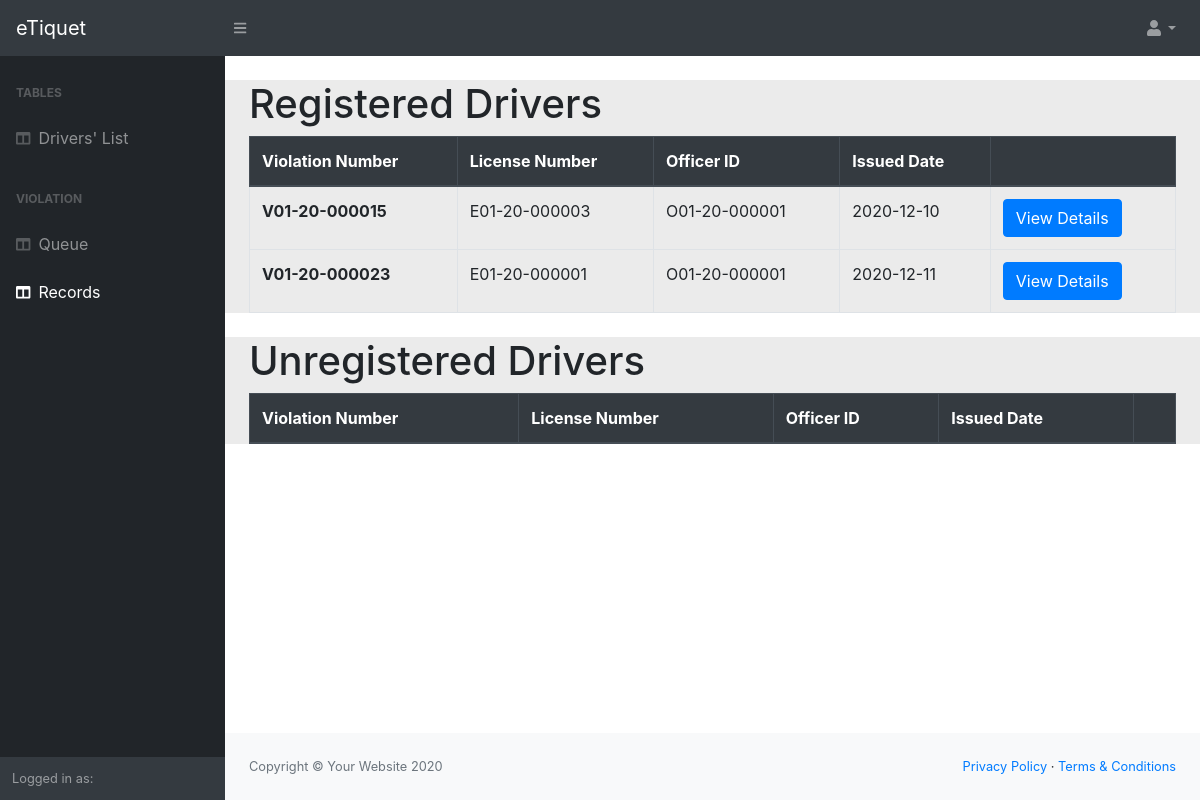
The page /dist/officeView/violationRec.php (signed in) on the database its author committed.
### tables this page shows
CREATE TABLE `tbl_driverviolation` (
  `id` int(11) NOT NULL,
  `violationNumber` varchar(100) NOT NULL,
  `licenseNumber` varchar(100) NOT NULL,
  `staffID` varchar(100) NOT NULL,
  `violationID` varchar(100) NOT NULL,
  `plateNumber` varchar(100) NOT NULL,
  `name` varchar(100) NOT NULL,
  `apprehensionPlace` varchar(300) NOT NULL,
  `confiscatedItem` varchar(100) NOT NULL,
  `remarks` varchar(100) NOT NULL DEFAULT 'Unpaid',
  `issuedDate` date NOT NULL,
  `dueDate` date NOT NULL
);

### dist/officeView/violationRec.php (the view, shortened to what this page needs)
<?php
$conn = OpenCon();
?>
<!DOCTYPE html>
<html lang="en">
<head>
    <link href="../css/styles.css" rel="stylesheet" />
    <link href="https://cdn.datatables.net/1.10.20/css/dataTables.bootstrap4.min.css" rel="stylesheet" />
</head>
<body class="sb-nav-fixed">
    <nav class="sb-topnav navbar navbar-expand navbar-dark bg-dark">
        <a class="navbar-brand" href="driverTable.php">eTiquet</a>
        <button class="btn btn-link btn-sm order-1 order-lg-0" id="sidebarToggle" href="#"><i class="fas fa-bars"></i></button>
        <ul class="navbar-nav ml-auto ml-md-0">
            <li class="nav-item dropdown">
                <a class="nav-link dropdown-toggle" id="userDropdown" href="#" role="button" data-toggle="dropdown" aria-haspopup="true" aria-expanded="false"><i class="fas fa-user fa-fw"></i></a>
            </li>
        </ul>
    </nav>
    <div id="layoutSidenav">
        <div id="layoutSidenav_nav">
            <nav class="sb-sidenav accordion sb-sidenav-dark" id="sidenavAccordion">
                <div class="sb-sidenav-menu">
                    <div class="nav">
                        <div class="sb-sidenav-menu-heading">Tables</div>
                        <a class="nav-link" href="driverTable.php">
                            <div class="sb-nav-link-icon"><i class="fas fa-columns"></i></div>
                            Drivers' List
                        </a>
                        <div class="sb-sidenav-menu-heading">Violation</div>
                        <a class="nav-link" href="payQueue.php">
                            <div class="sb-nav-link-icon"><i class="fas fa-columns"></i></div>
                            Queue
                        </a>
                        <a class="nav-link" href="violationRec.php">
                            <div class="sb-nav-link-icon"><i class="fas fa-columns"></i></div>
                            Records
                        </a>
                    </div>
                </div>
                <div class="sb-sidenav-footer">
                    <div class="small">Logged in as:</div>
                </div>
            </nav>
        </div>
        <div id="layoutSidenav_content">
            <main>
            <div class="container-fluid" style="background-color: rgb(235, 235, 235);">
                    <h1 class="mt-4">Registered Drivers</h1>
                    <table class="table table-bordered" id="dataTable" width="100%" cellspacing="0">
                        <thead class="thead-dark">
                            <tr>
                                <th scope="col">Violation Number</th>
                                <th scope="col">License Number</th>
                                <th scope="col">Officer ID</th>
                                <th scope="col">Issued Date</th>
                                <th scope="col"></th>
                            </tr>
                        </thead>
                        <tbody>
                            <?php
                            $sql = "select * from tbl_driverviolation where remarks = 'paid';";
                            $result = mysqli_query($conn, $sql);
                            $rows = array();
                            $ctr = 0;
                            $violationNum = "";
                            while ($r = mysqli_fetch_assoc($result)) {
                                $rows[] = $r;
                                if (!(strcmp($violationNum, $rows[$ctr]["violationNumber"]) == 0)) {
                            ?>
                                    <tr>
                                        <th scope="row"><?php echo $rows[$ctr]["violationNumber"]; ?>
                                        </th>
                                        <td><?php echo $rows[$ctr]["licenseNumber"]; ?></td>
                                        <td><?php echo $rows[$ctr]["staffID"]; ?></td>
                                        <td><?php echo $rows[$ctr]["issuedDate"]; ?></td>
                                        <td>
                                            <button id=' ' value='' data-toggle="modal" data-target=<?php echo '\'#' . $rows[$ctr]["violationNumber"] . '\''; ?> type='button' class="btn btn-primary">View Details</button>
                                        <?php
                                    }
                                        ?>
                                        </td>
                                    </tr>
                                <?php
                                $violationNum = $rows[$ctr]["violationNumber"];
                                $ctr++;
                            }
                                ?>
                        </tbody>
                    </table>
                </div>
            <div class="container-fluid" style="background-color: rgb(235, 235, 235);">
                    <h1 class="mt-4">Unregistered Drivers</h1>
                    <table class="table table-bordered" id="dataTable" width="100%" cellspacing="0">
                        <thead class="thead-dark">
                            <tr>
                                <th scope="col">Violation Number</th>
                                <th scope="col">License Number</th>
                                <th scope="col">Officer ID</th>
                                <th scope="col">Issued Date</th>
                                <th scope="col"></th>
                            </tr>
                        </thead>
                    </table>
                </div>
            </main>
            <footer class="py-4 bg-light mt-auto">
                <div class="container-fluid">
                    <div class="d-flex align-items-center justify-content-between small">
                        <div class="text-muted">Copyright &copy; Your Website 2020</div>
                        <div>
                            <a href="#">Privacy Policy</a>
                            &middot;
                            <a href="#">Terms &amp; Conditions</a>
                        </div>
                    </div>
                </div>
            </footer>
        </div>
    </div>
</body>
</html>

### rows shown on the page
tbl_driverviolation: violationNumber "V01-20-000015", licenseNumber "E01-20-000003", staffID "O01-20-000001", issuedDate "2020-12-10"
tbl_driverviolation: violationNumber "V01-20-000023", licenseNumber "E01-20-000001", staffID "O01-20-000001", issuedDate "2020-12-11"
